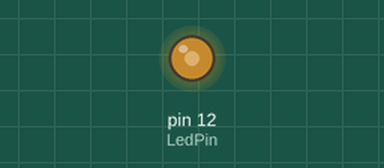
Bench run of a sketch on a simulated Arduino Uno, built with avr-gcc and run on an emulated ATmega328P. Shown: output pins drawn as LEDs (lit = HIGH).

Above: at 0.05 s.
At 3.05 s:
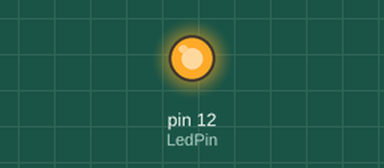
At 6.0 s:
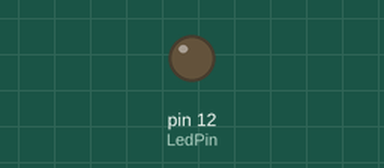
Timing chart, 0 to 7.8 s (numbered marks = the images above):
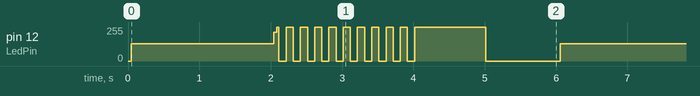

Measured:
- by itself, pin 12 (LedPin): moves between 0/255 and 255/255, repeating every 6.0 s

The sketch:

LED_Orb.ino
```cpp
int LedPin = 12;

int d = 100;

void setup()
{
  pinMode(LedPin, OUTPUT);
}

void loop()
{
  for(int i = 0; i < 1000; i++)
  {
    digitalWrite(LedPin, 1);
    delay(1);
    digitalWrite(LedPin, 0);
    delay(1);
  }
  for(int i = 0; i < 10; i++)
  {
    digitalWrite(LedPin, 1);
    delay(100);
    digitalWrite(LedPin, 0);
    delay(100);
  }

  digitalWrite(LedPin, 1);
    delay(1000);
    digitalWrite(LedPin, 0);
    delay(1000);
}
```
